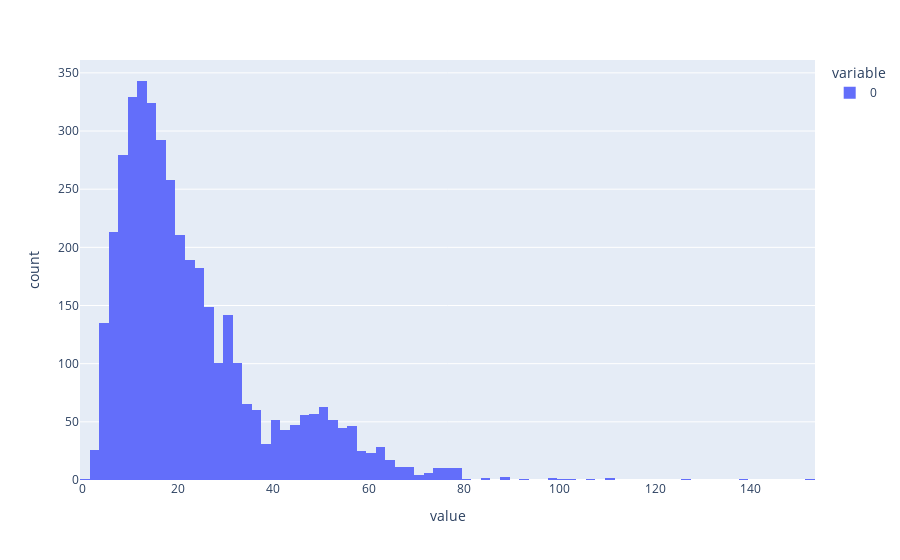

The code cell stored with this chart in its notebook:
### Code cell
sae.eval()  # prevents error if we're expecting a dead neuron mask for who grads

with torch.no_grad():
    # activation store can give us tokens.
    batch_tokens = token_dataset[:32]["tokens"]
    _, cache = model.run_with_cache(batch_tokens, prepend_bos=True)

    # Use the SAE
    feature_acts = sae.encode(cache[sae.cfg.hook_name])
    sae_out = sae.decode(feature_acts)

    # save some room
    del cache

    # ignore the bos token, get the number of features that activated in each token, averaged accross batch and position
    l0 = (feature_acts[:, 1:] > 0).float().sum(-1).detach()
    print("average l0", l0.mean().item())
    px.histogram(l0.flatten().cpu().numpy()).show()

### Figure 1 — Plotly figure (JSON) as saved in the notebook; plotly's stock layout.template omitted (floating-point values rounded to 4 significant figures; data arrays with more than 128 entries replaced by an {"elided": "..."} marker saying what was removed)
{"data": [{"alignmentgroup": "True", "bingroup": "x", "hovertemplate": "variable=0<br>value=%{x}<br>count=%{y}<extra></extra>", "legendgroup": "0", "marker": {"color": "#636efa", "pattern": {"shape": ""}}, "name": "0", "offsetgroup": "0", "orientation": "v", "showlegend": true, "type": "histogram", "x": {"elided": "4064 int values"}, "xaxis": "x", "yaxis": "y"}], "layout": {"barmode": "relative", "legend": {"title": {"text": "variable"}, "tracegroupgap": 0}, "margin": {"t": 60}, "xaxis": {"anchor": "y", "domain": [0, 1], "title": {"text": "value"}}, "yaxis": {"anchor": "x", "domain": [0, 1], "title": {"text": "count"}}}}
